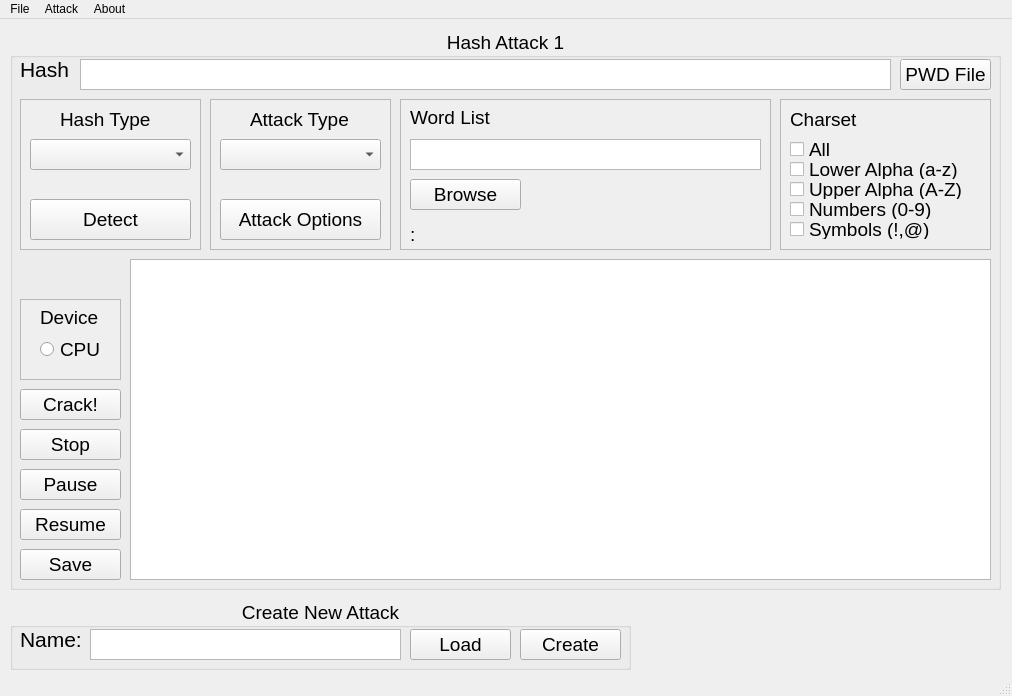
<?xml version="1.0" encoding="UTF-8"?>
<ui version="4.0">
 <class>App</class>
 <widget class="QMainWindow" name="App">
  <property name="geometry">
   <rect>
    <x>0</x>
    <y>0</y>
    <width>1012</width>
    <height>696</height>
   </rect>
  </property>
  <property name="palette">
   <palette>
    <active>
     <colorrole role="Highlight">
      <brush brushstyle="SolidPattern">
       <color alpha="255">
        <red>0</red>
        <green>120</green>
        <blue>215</blue>
       </color>
      </brush>
     </colorrole>
    </active>
    <inactive>
     <colorrole role="Highlight">
      <brush brushstyle="SolidPattern">
       <color alpha="255">
        <red>240</red>
        <green>240</green>
        <blue>240</blue>
       </color>
      </brush>
     </colorrole>
    </inactive>
    <disabled>
     <colorrole role="Highlight">
      <brush brushstyle="SolidPattern">
       <color alpha="255">
        <red>0</red>
        <green>120</green>
        <blue>215</blue>
       </color>
      </brush>
     </colorrole>
    </disabled>
   </palette>
  </property>
  <property name="windowTitle">
   <string>MainWindow</string>
  </property>
  <widget class="QWidget" name="centralwidget">
   <widget class="QGroupBox" name="attackGroup">
    <property name="geometry">
     <rect>
      <x>10</x>
      <y>10</y>
      <width>991</width>
      <height>561</height>
     </rect>
    </property>
    <property name="palette">
     <palette>
      <active>
       <colorrole role="Highlight">
        <brush brushstyle="SolidPattern">
         <color alpha="255">
          <red>0</red>
          <green>120</green>
          <blue>215</blue>
         </color>
        </brush>
       </colorrole>
      </active>
      <inactive>
       <colorrole role="Highlight">
        <brush brushstyle="SolidPattern">
         <color alpha="255">
          <red>240</red>
          <green>240</green>
          <blue>240</blue>
         </color>
        </brush>
       </colorrole>
      </inactive>
      <disabled>
       <colorrole role="Highlight">
        <brush brushstyle="SolidPattern">
         <color alpha="255">
          <red>0</red>
          <green>120</green>
          <blue>215</blue>
         </color>
        </brush>
       </colorrole>
      </disabled>
     </palette>
    </property>
    <property name="font">
     <font>
      <pointsize>14</pointsize>
     </font>
    </property>
    <property name="title">
     <string>Hash Attack 1</string>
    </property>
    <property name="alignment">
     <set>Qt::AlignCenter</set>
    </property>
    <widget class="QLabel" name="hashValueLbl">
     <property name="geometry">
      <rect>
       <x>10</x>
       <y>30</y>
       <width>61</width>
       <height>21</height>
      </rect>
     </property>
     <property name="font">
      <font>
       <pointsize>16</pointsize>
      </font>
     </property>
     <property name="text">
      <string>Hash</string>
     </property>
    </widget>
    <widget class="QTextEdit" name="hashInputTxt">
     <property name="geometry">
      <rect>
       <x>70</x>
       <y>30</y>
       <width>811</width>
       <height>31</height>
      </rect>
     </property>
     <property name="font">
      <font>
       <pointsize>10</pointsize>
      </font>
     </property>
     <property name="toolTip">
      <string>Hash value you want to crack.</string>
     </property>
    </widget>
    <widget class="QPushButton" name="crackBtn">
     <property name="geometry">
      <rect>
       <x>10</x>
       <y>360</y>
       <width>101</width>
       <height>31</height>
      </rect>
     </property>
     <property name="toolTip">
      <string>Start attack.</string>
     </property>
     <property name="text">
      <string>Crack!</string>
     </property>
    </widget>
    <widget class="QFrame" name="deviceFrame">
     <property name="geometry">
      <rect>
       <x>10</x>
       <y>270</y>
       <width>101</width>
       <height>81</height>
      </rect>
     </property>
     <property name="palette">
      <palette>
       <active>
        <colorrole role="Highlight">
         <brush brushstyle="SolidPattern">
          <color alpha="255">
           <red>0</red>
           <green>120</green>
           <blue>215</blue>
          </color>
         </brush>
        </colorrole>
       </active>
       <inactive>
        <colorrole role="Highlight">
         <brush brushstyle="SolidPattern">
          <color alpha="255">
           <red>240</red>
           <green>240</green>
           <blue>240</blue>
          </color>
         </brush>
        </colorrole>
       </inactive>
       <disabled>
        <colorrole role="Highlight">
         <brush brushstyle="SolidPattern">
          <color alpha="255">
           <red>0</red>
           <green>120</green>
           <blue>215</blue>
          </color>
         </brush>
        </colorrole>
       </disabled>
      </palette>
     </property>
     <property name="tabletTracking">
      <bool>false</bool>
     </property>
     <property name="focusPolicy">
      <enum>Qt::NoFocus</enum>
     </property>
     <property name="autoFillBackground">
      <bool>true</bool>
     </property>
     <property name="frameShape">
      <enum>QFrame::StyledPanel</enum>
     </property>
     <property name="frameShadow">
      <enum>QFrame::Raised</enum>
     </property>
     <widget class="QLabel" name="deviceLbl">
      <property name="geometry">
       <rect>
        <x>20</x>
        <y>10</y>
        <width>91</width>
        <height>16</height>
       </rect>
      </property>
      <property name="text">
       <string>Device</string>
      </property>
     </widget>
     <widget class="QRadioButton" name="cpu_enabled">
      <property name="geometry">
       <rect>
        <x>20</x>
        <y>40</y>
        <width>71</width>
        <height>20</height>
       </rect>
      </property>
      <property name="toolTip">
       <string>Use multi-threading / multi-processing to crack the password</string>
      </property>
      <property name="text">
       <string>CPU</string>
      </property>
     </widget>
    </widget>
    <widget class="QFrame" name="charsetFrame">
     <property name="geometry">
      <rect>
       <x>770</x>
       <y>70</y>
       <width>211</width>
       <height>151</height>
      </rect>
     </property>
     <property name="palette">
      <palette>
       <active>
        <colorrole role="Highlight">
         <brush brushstyle="SolidPattern">
          <color alpha="255">
           <red>0</red>
           <green>120</green>
           <blue>215</blue>
          </color>
         </brush>
        </colorrole>
       </active>
       <inactive>
        <colorrole role="Highlight">
         <brush brushstyle="SolidPattern">
          <color alpha="255">
           <red>240</red>
           <green>240</green>
           <blue>240</blue>
          </color>
         </brush>
        </colorrole>
       </inactive>
       <disabled>
        <colorrole role="Highlight">
         <brush brushstyle="SolidPattern">
          <color alpha="255">
           <red>0</red>
           <green>120</green>
           <blue>215</blue>
          </color>
         </brush>
        </colorrole>
       </disabled>
      </palette>
     </property>
     <property name="tabletTracking">
      <bool>false</bool>
     </property>
     <property name="focusPolicy">
      <enum>Qt::NoFocus</enum>
     </property>
     <property name="autoFillBackground">
      <bool>true</bool>
     </property>
     <property name="frameShape">
      <enum>QFrame::StyledPanel</enum>
     </property>
     <property name="frameShadow">
      <enum>QFrame::Raised</enum>
     </property>
     <widget class="QLabel" name="charsetLbl">
      <property name="geometry">
       <rect>
        <x>10</x>
        <y>10</y>
        <width>101</width>
        <height>21</height>
       </rect>
      </property>
      <property name="text">
       <string>Charset</string>
      </property>
     </widget>
     <widget class="QCheckBox" name="charsetAll">
      <property name="geometry">
       <rect>
        <x>10</x>
        <y>40</y>
        <width>161</width>
        <height>20</height>
       </rect>
      </property>
      <property name="text">
       <string>All</string>
      </property>
     </widget>
     <widget class="QCheckBox" name="charsetLower">
      <property name="geometry">
       <rect>
        <x>10</x>
        <y>60</y>
        <width>181</width>
        <height>20</height>
       </rect>
      </property>
      <property name="toolTip">
       <string/>
      </property>
      <property name="text">
       <string>Lower Alpha (a-z)</string>
      </property>
     </widget>
     <widget class="QCheckBox" name="charsetUpper">
      <property name="geometry">
       <rect>
        <x>10</x>
        <y>80</y>
        <width>181</width>
        <height>20</height>
       </rect>
      </property>
      <property name="text">
       <string>Upper Alpha (A-Z)</string>
      </property>
     </widget>
     <widget class="QCheckBox" name="charsetNumbers">
      <property name="geometry">
       <rect>
        <x>10</x>
        <y>100</y>
        <width>151</width>
        <height>20</height>
       </rect>
      </property>
      <property name="text">
       <string>Numbers (0-9)</string>
      </property>
     </widget>
     <widget class="QCheckBox" name="charsetSymbols">
      <property name="geometry">
       <rect>
        <x>10</x>
        <y>120</y>
        <width>151</width>
        <height>20</height>
       </rect>
      </property>
      <property name="text">
       <string>Symbols (!,@)</string>
      </property>
     </widget>
    </widget>
    <widget class="QFrame" name="wordlistFrame">
     <property name="enabled">
      <bool>true</bool>
     </property>
     <property name="geometry">
      <rect>
       <x>390</x>
       <y>70</y>
       <width>371</width>
       <height>151</height>
      </rect>
     </property>
     <property name="palette">
      <palette>
       <active>
        <colorrole role="Highlight">
         <brush brushstyle="SolidPattern">
          <color alpha="255">
           <red>0</red>
           <green>120</green>
           <blue>215</blue>
          </color>
         </brush>
        </colorrole>
       </active>
       <inactive>
        <colorrole role="Highlight">
         <brush brushstyle="SolidPattern">
          <color alpha="255">
           <red>240</red>
           <green>240</green>
           <blue>240</blue>
          </color>
         </brush>
        </colorrole>
       </inactive>
       <disabled>
        <colorrole role="Highlight">
         <brush brushstyle="SolidPattern">
          <color alpha="255">
           <red>0</red>
           <green>120</green>
           <blue>215</blue>
          </color>
         </brush>
        </colorrole>
       </disabled>
      </palette>
     </property>
     <property name="tabletTracking">
      <bool>false</bool>
     </property>
     <property name="focusPolicy">
      <enum>Qt::NoFocus</enum>
     </property>
     <property name="autoFillBackground">
      <bool>true</bool>
     </property>
     <property name="frameShape">
      <enum>QFrame::StyledPanel</enum>
     </property>
     <property name="frameShadow">
      <enum>QFrame::Raised</enum>
     </property>
     <widget class="QLabel" name="wordlistLbl">
      <property name="geometry">
       <rect>
        <x>10</x>
        <y>10</y>
        <width>191</width>
        <height>16</height>
       </rect>
      </property>
      <property name="text">
       <string>Word List</string>
      </property>
     </widget>
     <widget class="QPlainTextEdit" name="wordlistTxt">
      <property name="geometry">
       <rect>
        <x>10</x>
        <y>40</y>
        <width>351</width>
        <height>31</height>
       </rect>
      </property>
      <property name="font">
       <font>
        <pointsize>10</pointsize>
       </font>
      </property>
      <property name="toolTip">
       <string/>
      </property>
     </widget>
     <widget class="QPushButton" name="browseBtn">
      <property name="geometry">
       <rect>
        <x>10</x>
        <y>80</y>
        <width>111</width>
        <height>31</height>
       </rect>
      </property>
      <property name="text">
       <string>Browse</string>
      </property>
     </widget>
     <widget class="QLabel" name="wordlistFilenameLbl">
      <property name="geometry">
       <rect>
        <x>10</x>
        <y>120</y>
        <width>351</width>
        <height>31</height>
       </rect>
      </property>
      <property name="text">
       <string>:</string>
      </property>
     </widget>
    </widget>
    <widget class="QFrame" name="attacktypeFrame">
     <property name="geometry">
      <rect>
       <x>200</x>
       <y>70</y>
       <width>181</width>
       <height>151</height>
      </rect>
     </property>
     <property name="palette">
      <palette>
       <active>
        <colorrole role="Highlight">
         <brush brushstyle="SolidPattern">
          <color alpha="255">
           <red>0</red>
           <green>120</green>
           <blue>215</blue>
          </color>
         </brush>
        </colorrole>
       </active>
       <inactive>
        <colorrole role="Highlight">
         <brush brushstyle="SolidPattern">
          <color alpha="255">
           <red>240</red>
           <green>240</green>
           <blue>240</blue>
          </color>
         </brush>
        </colorrole>
       </inactive>
       <disabled>
        <colorrole role="Highlight">
         <brush brushstyle="SolidPattern">
          <color alpha="255">
           <red>0</red>
           <green>120</green>
           <blue>215</blue>
          </color>
         </brush>
        </colorrole>
       </disabled>
      </palette>
     </property>
     <property name="tabletTracking">
      <bool>false</bool>
     </property>
     <property name="focusPolicy">
      <enum>Qt::NoFocus</enum>
     </property>
     <property name="autoFillBackground">
      <bool>true</bool>
     </property>
     <property name="frameShape">
      <enum>QFrame::StyledPanel</enum>
     </property>
     <property name="frameShadow">
      <enum>QFrame::Raised</enum>
     </property>
     <widget class="QLabel" name="attackTypeLbl">
      <property name="geometry">
       <rect>
        <x>40</x>
        <y>10</y>
        <width>101</width>
        <height>21</height>
       </rect>
      </property>
      <property name="text">
       <string>Attack Type</string>
      </property>
     </widget>
     <widget class="QComboBox" name="attackTypeCombo">
      <property name="geometry">
       <rect>
        <x>10</x>
        <y>40</y>
        <width>161</width>
        <height>31</height>
       </rect>
      </property>
      <property name="toolTip">
       <string>Select the method to crack the hash value.</string>
      </property>
     </widget>
     <widget class="QPushButton" name="attackOptionsBtn">
      <property name="geometry">
       <rect>
        <x>10</x>
        <y>100</y>
        <width>161</width>
        <height>41</height>
       </rect>
      </property>
      <property name="toolTip">
       <string>Options for each attack method</string>
      </property>
      <property name="text">
       <string>Attack Options</string>
      </property>
     </widget>
    </widget>
    <widget class="QFrame" name="hashTypeFrame">
     <property name="geometry">
      <rect>
       <x>10</x>
       <y>70</y>
       <width>181</width>
       <height>151</height>
      </rect>
     </property>
     <property name="palette">
      <palette>
       <active>
        <colorrole role="Highlight">
         <brush brushstyle="SolidPattern">
          <color alpha="255">
           <red>0</red>
           <green>120</green>
           <blue>215</blue>
          </color>
         </brush>
        </colorrole>
       </active>
       <inactive>
        <colorrole role="Highlight">
         <brush brushstyle="SolidPattern">
          <color alpha="255">
           <red>240</red>
           <green>240</green>
           <blue>240</blue>
          </color>
         </brush>
        </colorrole>
       </inactive>
       <disabled>
        <colorrole role="Highlight">
         <brush brushstyle="SolidPattern">
          <color alpha="255">
           <red>0</red>
           <green>120</green>
           <blue>215</blue>
          </color>
         </brush>
        </colorrole>
       </disabled>
      </palette>
     </property>
     <property name="tabletTracking">
      <bool>false</bool>
     </property>
     <property name="focusPolicy">
      <enum>Qt::NoFocus</enum>
     </property>
     <property name="autoFillBackground">
      <bool>true</bool>
     </property>
     <property name="frameShape">
      <enum>QFrame::StyledPanel</enum>
     </property>
     <property name="frameShadow">
      <enum>QFrame::Raised</enum>
     </property>
     <widget class="QLabel" name="hashTypeLbl">
      <property name="geometry">
       <rect>
        <x>40</x>
        <y>10</y>
        <width>91</width>
        <height>21</height>
       </rect>
      </property>
      <property name="text">
       <string>Hash Type</string>
      </property>
     </widget>
     <widget class="QComboBox" name="hashTypeCombo">
      <property name="geometry">
       <rect>
        <x>10</x>
        <y>40</y>
        <width>161</width>
        <height>31</height>
       </rect>
      </property>
      <property name="toolTip">
       <string>The hashing algorithm of the provided hash value.</string>
      </property>
     </widget>
     <widget class="QPushButton" name="detectHashBtn">
      <property name="geometry">
       <rect>
        <x>10</x>
        <y>100</y>
        <width>161</width>
        <height>41</height>
       </rect>
      </property>
      <property name="toolTip">
       <string>Auto detect the hashing algorithm for a hash value.</string>
      </property>
      <property name="text">
       <string>Detect</string>
      </property>
     </widget>
    </widget>
    <widget class="QTextBrowser" name="output">
     <property name="geometry">
      <rect>
       <x>120</x>
       <y>230</y>
       <width>861</width>
       <height>321</height>
      </rect>
     </property>
    </widget>
    <widget class="QPushButton" name="passwordFileBtn">
     <property name="geometry">
      <rect>
       <x>890</x>
       <y>30</y>
       <width>91</width>
       <height>31</height>
      </rect>
     </property>
     <property name="toolTip">
      <string>Upload multiple passwords in a file to crack.</string>
     </property>
     <property name="text">
      <string>PWD File</string>
     </property>
    </widget>
    <widget class="QPushButton" name="pauseBtn">
     <property name="geometry">
      <rect>
       <x>10</x>
       <y>440</y>
       <width>101</width>
       <height>31</height>
      </rect>
     </property>
     <property name="toolTip">
      <string>Pause an attack</string>
     </property>
     <property name="text">
      <string>Pause</string>
     </property>
    </widget>
    <widget class="QPushButton" name="resumeBtn">
     <property name="geometry">
      <rect>
       <x>10</x>
       <y>480</y>
       <width>101</width>
       <height>31</height>
      </rect>
     </property>
     <property name="toolTip">
      <string>Resume attack</string>
     </property>
     <property name="text">
      <string>Resume</string>
     </property>
    </widget>
    <widget class="QPushButton" name="saveBtn">
     <property name="geometry">
      <rect>
       <x>10</x>
       <y>520</y>
       <width>101</width>
       <height>31</height>
      </rect>
     </property>
     <property name="text">
      <string>Save</string>
     </property>
    </widget>
    <widget class="QPushButton" name="stopBtn">
     <property name="geometry">
      <rect>
       <x>10</x>
       <y>400</y>
       <width>101</width>
       <height>31</height>
      </rect>
     </property>
     <property name="toolTip">
      <string>Start attack.</string>
     </property>
     <property name="text">
      <string>Stop</string>
     </property>
    </widget>
   </widget>
   <widget class="QGroupBox" name="newAttackGroup">
    <property name="geometry">
     <rect>
      <x>10</x>
      <y>580</y>
      <width>621</width>
      <height>71</height>
     </rect>
    </property>
    <property name="palette">
     <palette>
      <active>
       <colorrole role="Highlight">
        <brush brushstyle="SolidPattern">
         <color alpha="255">
          <red>0</red>
          <green>120</green>
          <blue>215</blue>
         </color>
        </brush>
       </colorrole>
      </active>
      <inactive>
       <colorrole role="Highlight">
        <brush brushstyle="SolidPattern">
         <color alpha="255">
          <red>240</red>
          <green>240</green>
          <blue>240</blue>
         </color>
        </brush>
       </colorrole>
      </inactive>
      <disabled>
       <colorrole role="Highlight">
        <brush brushstyle="SolidPattern">
         <color alpha="255">
          <red>0</red>
          <green>120</green>
          <blue>215</blue>
         </color>
        </brush>
       </colorrole>
      </disabled>
     </palette>
    </property>
    <property name="font">
     <font>
      <pointsize>14</pointsize>
     </font>
    </property>
    <property name="title">
     <string>Create New Attack</string>
    </property>
    <property name="alignment">
     <set>Qt::AlignCenter</set>
    </property>
    <widget class="QLabel" name="newAttackNameLbl">
     <property name="geometry">
      <rect>
       <x>10</x>
       <y>30</y>
       <width>81</width>
       <height>21</height>
      </rect>
     </property>
     <property name="font">
      <font>
       <pointsize>16</pointsize>
      </font>
     </property>
     <property name="text">
      <string>Name: </string>
     </property>
    </widget>
    <widget class="QTextEdit" name="newAttackNameTxt">
     <property name="geometry">
      <rect>
       <x>80</x>
       <y>30</y>
       <width>311</width>
       <height>31</height>
      </rect>
     </property>
     <property name="font">
      <font>
       <pointsize>10</pointsize>
      </font>
     </property>
     <property name="toolTip">
      <string>Name of a new attack</string>
     </property>
    </widget>
    <widget class="QPushButton" name="createNewAttackBtn">
     <property name="geometry">
      <rect>
       <x>510</x>
       <y>30</y>
       <width>101</width>
       <height>31</height>
      </rect>
     </property>
     <property name="toolTip">
      <string>Create new attack.</string>
     </property>
     <property name="text">
      <string>Create</string>
     </property>
    </widget>
    <widget class="QPushButton" name="loadNewAttackBtn">
     <property name="geometry">
      <rect>
       <x>400</x>
       <y>30</y>
       <width>101</width>
       <height>31</height>
      </rect>
     </property>
     <property name="toolTip">
      <string>Load previous attack</string>
     </property>
     <property name="text">
      <string>Load</string>
     </property>
    </widget>
   </widget>
  </widget>
  <widget class="QMenuBar" name="menubar">
   <property name="geometry">
    <rect>
     <x>0</x>
     <y>0</y>
     <width>1012</width>
     <height>22</height>
    </rect>
   </property>
   <widget class="QMenu" name="menuFile">
    <property name="title">
     <string>File</string>
    </property>
    <addaction name="actionLoad"/>
    <addaction name="actionSave_2"/>
   </widget>
   <widget class="QMenu" name="menuAttack">
    <property name="title">
     <string>Attack</string>
    </property>
   </widget>
   <widget class="QMenu" name="menuAbout">
    <property name="title">
     <string>About</string>
    </property>
   </widget>
   <addaction name="menuFile"/>
   <addaction name="menuAttack"/>
   <addaction name="menuAbout"/>
  </widget>
  <widget class="QStatusBar" name="statusbar"/>
  <action name="actionNew">
   <property name="text">
    <string>New</string>
   </property>
   <property name="statusTip">
    <string>Creates a new file</string>
   </property>
   <property name="shortcut">
    <string>Ctrl+N</string>
   </property>
  </action>
  <action name="actionOpen">
   <property name="text">
    <string>Open</string>
   </property>
  </action>
  <action name="actionSave">
   <property name="text">
    <string>Save</string>
   </property>
   <property name="statusTip">
    <string>Saves a file</string>
   </property>
  </action>
  <action name="actionCopy">
   <property name="text">
    <string>Copy</string>
   </property>
   <property name="statusTip">
    <string>Copy a file</string>
   </property>
   <property name="shortcut">
    <string>Ctrl+C</string>
   </property>
  </action>
  <action name="actionpaste">
   <property name="text">
    <string>paste</string>
   </property>
   <property name="statusTip">
    <string>Paste a file</string>
   </property>
   <property name="shortcut">
    <string>Ctrl+S</string>
   </property>
  </action>
  <action name="actionLoad">
   <property name="text">
    <string>Load</string>
   </property>
  </action>
  <action name="actionSave_2">
   <property name="text">
    <string>Save</string>
   </property>
  </action>
 </widget>
 <resources/>
 <connections/>
</ui>
